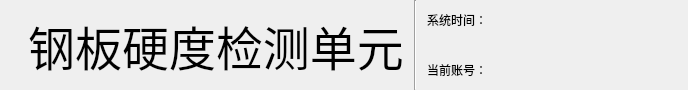
    <widget class="QWidget" name="widget" native="true">
     <property name="minimumSize">
      <size>
       <width>0</width>
       <height>90</height>
      </size>
     </property>
     <property name="maximumSize">
      <size>
       <width>16777215</width>
       <height>90</height>
      </size>
     </property>
     <layout class="QHBoxLayout" name="horizontalLayout_2" stretch="0,2,0,0">
      <property name="spacing">
       <number>10</number>
      </property>
      <property name="topMargin">
       <number>0</number>
      </property>
      <property name="bottomMargin">
       <number>0</number>
      </property>
      <item>
       <widget class="QLabel" name="logLabel">
        <property name="sizePolicy">
         <sizepolicy hsizetype="Preferred" vsizetype="Preferred">
          <horstretch>0</horstretch>
          <verstretch>0</verstretch>
         </sizepolicy>
        </property>
        <property name="text">
         <string/>
        </property>
        <property name="pixmap">
         <pixmap resource="images.qrc">:/img/images/7.png</pixmap>
        </property>
        <property name="scaledContents">
         <bool>true</bool>
        </property>
       </widget>
      </item>
      <item>
       <widget class="QLabel" name="label_5">
        <property name="font">
         <font>
          <family>Microsoft YaHei UI</family>
          <pointsize>35</pointsize>
          <weight>50</weight>
          <italic>false</italic>
          <bold>false</bold>
         </font>
        </property>
        <property name="styleSheet">
         <string notr="true">font: 35pt &quot;Microsoft YaHei UI&quot;;</string>
        </property>
        <property name="text">
         <string>钢板硬度检测单元</string>
        </property>
        <property name="alignment">
         <set>Qt::AlignCenter</set>
        </property>
       </widget>
      </item>
      <item>
       <widget class="Line" name="line">
        <property name="orientation">
         <enum>Qt::Vertical</enum>
        </property>
       </widget>
      </item>
      <item>
       <layout class="QVBoxLayout" name="verticalLayout_8">
        <item>
         <layout class="QHBoxLayout" name="horizontalLayout_7">
          <item>
           <widget class="QLabel" name="label">
            <property name="maximumSize">
             <size>
              <width>150</width>
              <height>16777215</height>
             </size>
            </property>
            <property name="text">
             <string>系统时间：</string>
            </property>
           </widget>
          </item>
          <item>
           <widget class="QLabel" name="systemTime">
            <property name="minimumSize">
             <size>
              <width>180</width>
              <height>0</height>
             </size>
            </property>
            <property name="maximumSize">
             <size>
              <width>180</width>
              <height>16777215</height>
             </size>
            </property>
            <property name="text">
             <string/>
            </property>
           </widget>
          </item>
         </layout>
        </item>
        <item>
         <layout class="QHBoxLayout" name="horizontalLayout_9">
          <item>
           <widget class="QLabel" name="label_2">
            <property name="maximumSize">
             <size>
              <width>150</width>
              <height>16777215</height>
             </size>
            </property>
            <property name="text">
             <string>当前账号：</string>
            </property>
           </widget>
          </item>
          <item>
           <widget class="QLabel" name="userName">
            <property name="minimumSize">
             <size>
              <width>180</width>
              <height>0</height>
             </size>
            </property>
            <property name="maximumSize">
             <size>
              <width>180</width>
              <height>16777215</height>
             </size>
            </property>
            <property name="text">
             <string/>
            </property>
           </widget>
          </item>
         </layout>
        </item>
       </layout>
      </item>
     </layout>
    </widget>
